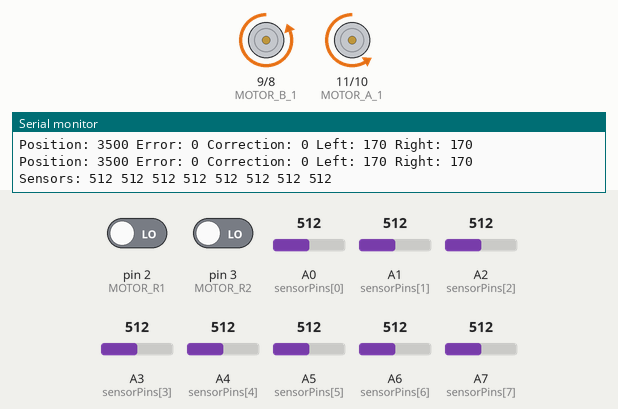
Bench run of a sketch on a simulated Arduino Nano, built with avr-gcc and run on an emulated ATmega328P. Parts: motor-driver pin pairs drawn as motors (green arrow = first pin HIGH = forward, orange = second pin HIGH = backward, longer = more drive), the last lines printed to the serial monitor. The inputs (shaded band) are chosen by the test bench; at power-on: A0 (sensorPins[0]) = 512, A7 (sensorPins[7]) = 512, A1 (sensorPins[1]) = 512, A5 (sensorPins[5]) = 512, A2 (sensorPins[2]) = 512, pin 2 (MOTOR_R1) LOW, pin 3 (MOTOR_R2) LOW, A3 (sensorPins[3]) = 512, A4 (sensorPins[4]) = 512, A6 (sensorPins[6]) = 512.

Above: at 7.5 s.
7.6 s: A0 (sensorPins[0]) set to 716
At 8.8 s:
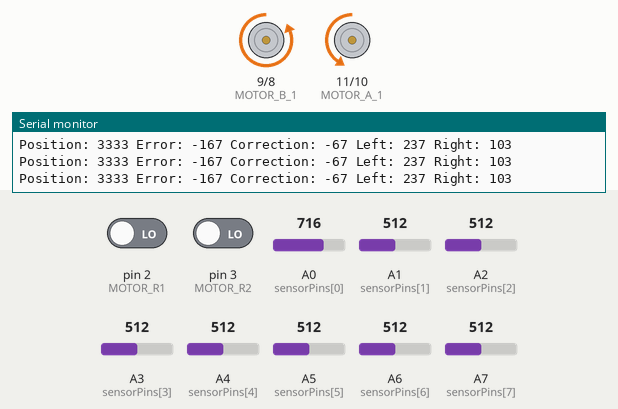
9.9 s: A7 (sensorPins[7]) set to 716
At 10.6 s:
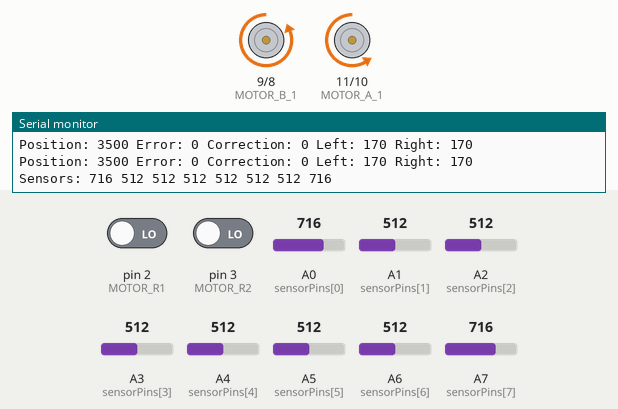
11.5 s: A1 (sensorPins[1]) set to 992
At 12.1 s:
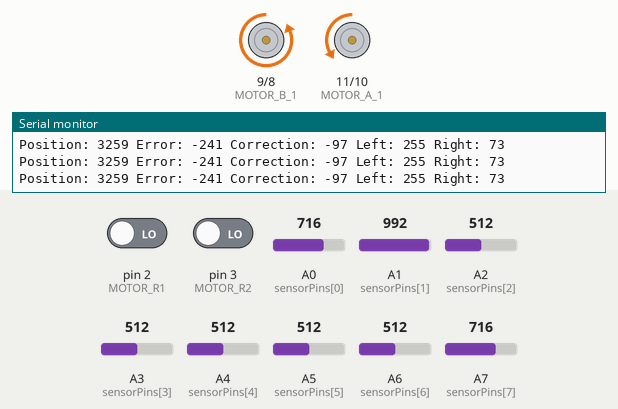
13.1 s: A5 (sensorPins[5]) set to 30
At 14.2 s:
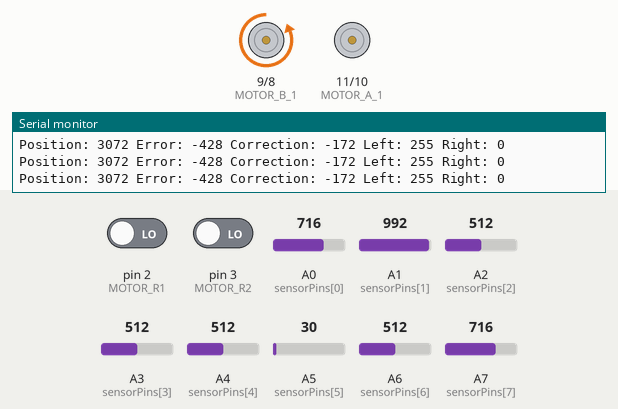
14.7 s: A0 (sensorPins[0]) set to 30
At 15.3 s:
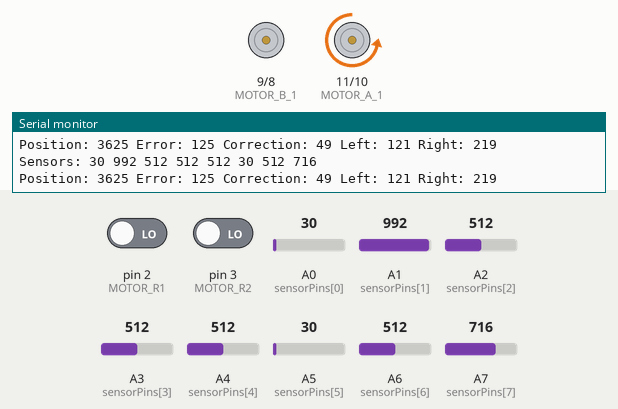
16.3 s: A2 (sensorPins[2]) set to 541
19.3 s: A2 (sensorPins[2]) set to 558
At 20.4 s:
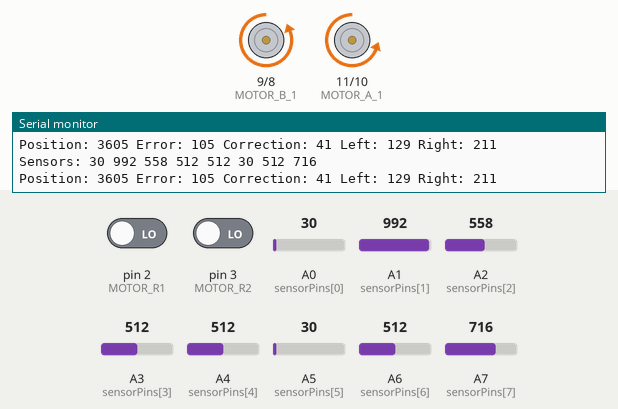
Timing chart, 0 to 29.3 s (numbered marks = the images above; inputs shaded):
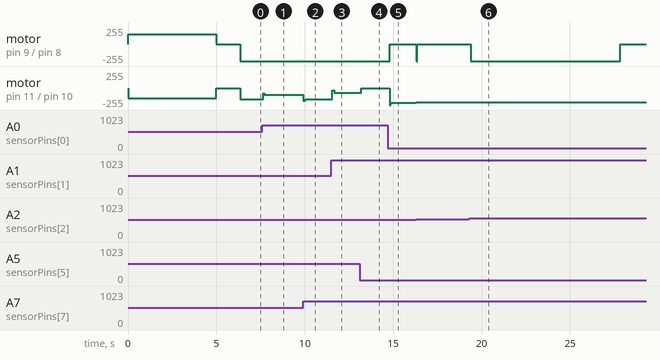

Measured:
- after the input at 7.6 s, motor on pin 11 (MOTOR_A_1) / pin 10 (MOTOR_A_2): backward 170/255 → backward 79/255 after 0.05 s, → backward 104/255 0.07 s later, → backward 103/255 0.76 s later
- after the input at 9.9 s, motor on pin 11 (MOTOR_A_1) / pin 10 (MOTOR_A_2): backward 103/255 → backward 194/255 at once, → backward 170/255 0.11 s later
- after the input at 11.5 s, motor on pin 11 (MOTOR_A_1) / pin 10 (MOTOR_A_2): backward 170/255 → backward 37/255 after 0.06 s, → backward 74/255 0.11 s later, → backward 73/255 0.13 s later
- after the input at 13.1 s, motor on pin 11 (MOTOR_A_1) / pin 10 (MOTOR_A_2): backward 73/255 → stopped after 0.10 s
- after the input at 14.7 s, motor on pin 9 (MOTOR_B_1) / pin 8 (MOTOR_B_2): backward 255/255 → stopped after 0.10 s; motor on pin 11 (MOTOR_A_1) / pin 10 (MOTOR_A_2): stopped → backward 255/255 after 0.10 s, → backward 219/255 0.07 s later
- after the input at 16.3 s, motor on pin 9 (MOTOR_B_1) / pin 8 (MOTOR_B_2): stopped → backward 255/255 at once, → stopped 0.07 s later; motor on pin 11 (MOTOR_A_1) / pin 10 (MOTOR_A_2): backward 219/255 → backward 212/255 at once, → backward 214/255 0.07 s later
- after the input at 19.3 s, motor on pin 9 (MOTOR_B_1) / pin 8 (MOTOR_B_2): stopped → backward 255/255 after 0.07 s, → stopped 8.5 s later

The sketch:

stayOnTrack.ino
```cpp
#include <Arduino.h>

//Line Sensors
#define NUM_SENSORS 8  // Number of sensors
int sensorPins[NUM_SENSORS] = {A0, A1, A2, A3, A4, A5, A6, A7};  // Sensor pin mapping
int sensorValues[NUM_SENSORS];  // Array to store sensor readings
int sensorMin[NUM_SENSORS];
int sensorMax[NUM_SENSORS];
int sensorThreshold[NUM_SENSORS]; // Array to store thresholds for each sensor

//Measurements
const float WHEEL_CIRCUMFERENCE = 20.4;
const int PULSE_PER_REVOLUTION = 20;
const float DISTANCE_BETWEEN_WHEELS = 22.75;

// Encoder Pulse Counters
volatile signed int leftTicks = 0;
volatile signed int rightTicks = 0;

// Motor Pins
#define MOTOR_A_1 11  // Right Backward
#define MOTOR_A_2 10  // Right Forward
#define MOTOR_B_1 9   // Left Backward
#define MOTOR_B_2 8   // Left Forward
int baseSpeed = 170;  // Base speed for straight line

//Rotation Sensors
#define MOTOR_R1 2  // Left Wheel Sensor
#define MOTOR_R2 3  // Right Wheel Sensor

// PID variables
float Kp = 0.4;    // Proportional Gain - adjust this value to change how aggressively robot corrects
float Ki = 0.0001; // Integral Gain - helps with consistent errors
float Kd = 0.15;   // Derivative Gain - helps prevent oscillation
int error = 0, lastError = 0;
float integral = 0;
float derivative = 0;
int correction = 0;

bool sensorsCalibrated = false;

void leftEncoderISR() {
  static unsigned long timer;
  if (millis() > timer) {
     leftTicks++;
     timer = millis() + 20; // 20ms debounce
  }
}

void rightEncoderISR() {
  static unsigned long timer;
  if (millis() > timer) {
    rightTicks++;
    timer = millis() + 20; // 20ms debounce
  }
}

void setup() {
  // Initialize serial communication for debugging
  Serial.begin(9600);

  // Set Motor Pins
  pinMode(MOTOR_A_1, OUTPUT);
  pinMode(MOTOR_A_2, OUTPUT);
  pinMode(MOTOR_B_1, OUTPUT);
  pinMode(MOTOR_B_2, OUTPUT);
  digitalWrite(MOTOR_A_1, LOW);
  digitalWrite(MOTOR_A_2, LOW);
  digitalWrite(MOTOR_B_1, LOW);
  digitalWrite(MOTOR_B_2, LOW);

  // Attach Interrupts for Encoders
  attachInterrupt(digitalPinToInterrupt(MOTOR_R1), leftEncoderISR, CHANGE);
  attachInterrupt(digitalPinToInterrupt(MOTOR_R2), rightEncoderISR, CHANGE);

  // Start with calibration
  calibrateSensors();
}

void loop() {
  if (sensorsCalibrated) {
    // Read sensor values
    readSensors();

    // Print sensor values for debugging
    printSensorValues();

    // Follow the line using PID control
    followLine();
  }
}

void followLine() {
  // Calculate line position (weighted average)
  int position = calculateLinePosition();

  // Calculate error from center position
  int center = (NUM_SENSORS - 1) * 1000 / 2;  // Center of the sensor array
  error = position - center;

  // Update PID terms
  integral += error;
  derivative = error - lastError;
  lastError = error;

  // Limit integral to prevent windup
  integral = constrain(integral, -10000, 10000);

  // Calculate correction value
  correction = (Kp * error) + (Ki * integral) + (Kd * derivative);

  // Apply correction to motor speeds
  int leftSpeed = baseSpeed - correction;
  int rightSpeed = baseSpeed + correction;

  // Constrain speed values to valid range
  leftSpeed = constrain(leftSpeed, 0, 255);
  rightSpeed = constrain(rightSpeed, 0, 255);

  // Drive motors with PID-adjusted speeds
  moveForward(leftSpeed, rightSpeed);

  // Debug output
  Serial.print("Position: "); Serial.print(position);
  Serial.print(" Error: "); Serial.print(error);
  Serial.print(" Correction: "); Serial.print(correction);
  Serial.print(" Left: "); Serial.print(leftSpeed);
  Serial.print(" Right: "); Serial.println(rightSpeed);
}

int calculateLinePosition() {
  long weightedSum = 0;
  long sum = 0;

  for (int i = 0; i < NUM_SENSORS; i++) {
    int value = sensorValues[i];
    weightedSum += (long)value * i * 1000;
    sum += value;
  }

  // Handle case when no line is detected
  if (sum == 0) {
    return 0;
  }

  return weightedSum / sum;
}

void readSensors() {
  for (int i = 0; i < NUM_SENSORS; i++) {
    sensorValues[i] = analogRead(sensorPins[i]);
  }
}

void printSensorValues() {
  static unsigned long lastPrintTime = 0;

  // Only print every 500ms to avoid flooding serial
  if (millis() - lastPrintTime > 500) {
    lastPrintTime = millis();

    Serial.print("Sensors: ");
    for (int i = 0; i < NUM_SENSORS; i++) {
      Serial.print(sensorValues[i]);
      Serial.print(" ");
    }
    Serial.println();
  }
}

void calibrateSensors() {
  Serial.println("Starting sensor calibration...");
  Serial.println("Move robot over line back and forth");

  // Initialize min and max values
  for (int i = 0; i < NUM_SENSORS; i++) {
    sensorMin[i] = 1023;  // Set min to max possible
    sensorMax[i] = 0;     // Set max to min possible
  }

  // Calibrate for 5 seconds
  unsigned long startTime = millis();

  // Turn in place to find line during calibration
  analogWrite(MOTOR_A_2, 150);  // Right Forward
  analogWrite(MOTOR_B_1, 150);  // Left Backward

  while (millis() - startTime < 5000) {
    // Read all sensors
    for (int i = 0; i < NUM_SENSORS; i++) {
      int sensorValue = analogRead(sensorPins[i]);

      // Update min/max values
      if (sensorValue < sensorMin[i]) {
        sensorMin[i] = sensorValue;
      }
      if (sensorValue > sensorMax[i]) {
        sensorMax[i] = sensorValue;
      }
    }
  }

  // Stop motors
  stopMotors();

  // Calculate threshold values (midpoint between min and max)
  for (int i = 0; i < NUM_SENSORS; i++) {
    sensorThreshold[i] = (sensorMin[i] + sensorMax[i]) / 2;

    Serial.print("Sensor ");
    Serial.print(i);
    Serial.print(" - Min: ");
    Serial.print(sensorMin[i]);
    Serial.print(" Max: ");
    Serial.print(sensorMax[i]);
    Serial.print(" Threshold: ");
    Serial.println(sensorThreshold[i]);
  }

  Serial.println("Calibration complete!");
  sensorsCalibrated = true;

  // Short pause before starting
  delay(1000);
}

void moveForward(int leftSpeed, int rightSpeed) {
  // Stop any backward motion
  analogWrite(MOTOR_A_1, 0);  // Right Backward
  analogWrite(MOTOR_B_1, 0);  // Left Backward

  // Set forward motion with specified speeds
  analogWrite(MOTOR_A_2, rightSpeed);  // Right Forward
  analogWrite(MOTOR_B_2, leftSpeed);   // Left Forward
}

void stopMotors() {
  analogWrite(MOTOR_A_1, 0);
  analogWrite(MOTOR_A_2, 0);
  analogWrite(MOTOR_B_1, 0);
  analogWrite(MOTOR_B_2, 0);
}
```
